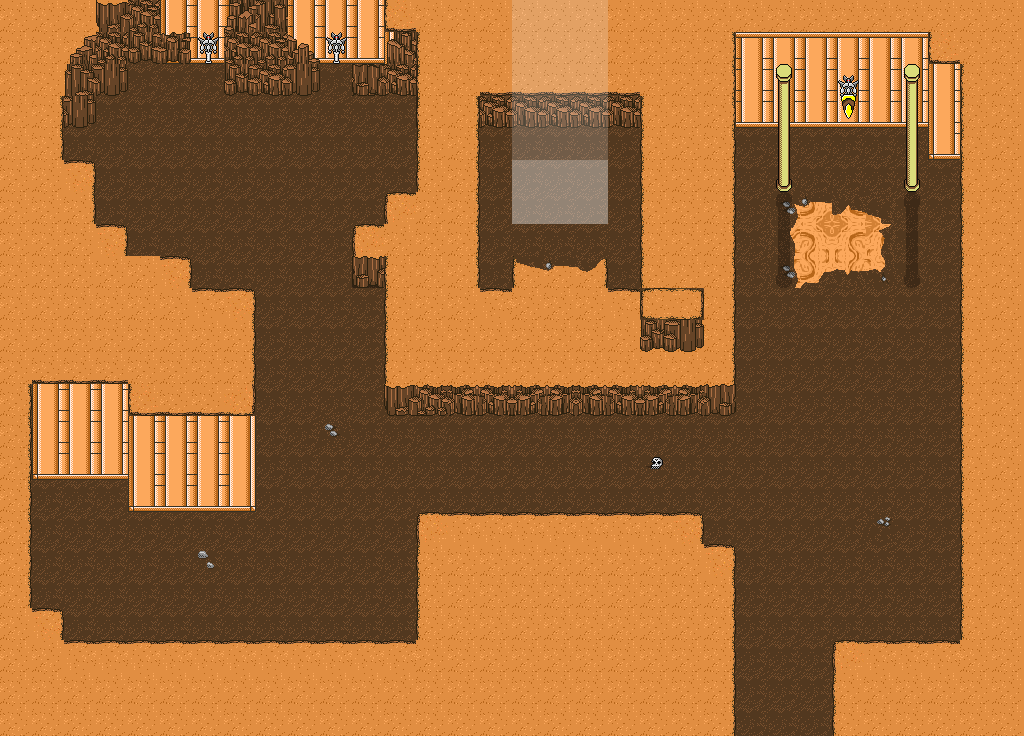

This game map was drawn from its Tiled (.tmx) file and the tilesets committed beside it. A one-line description and the trimmed map source follow:
An orthogonal 32x23 tile map with 32x32 px tiles, 10 tile layers (map, floor, background, background2, ...), 3 tilesets and 1 object (Door).

<map version="1.0" orientation="orthogonal" width="32" height="23" tilewidth="32" tileheight="32">
 <tileset firstgid="1" name="GoldenTempleTiles3" tilewidth="32" tileheight="32">
  <image source="../../img/tiles/GoldenTempleTiles3.png" width="320" height="512" />
 </tileset>
 <tileset firstgid="161" name="rock face fixed" tilewidth="32" tileheight="32">
  <image source="../../img/tiles/rock face fixed.png" width="512" height="32" />
 </tileset>
 <tileset firstgid="177" name="goldenstuff" tilewidth="32" tileheight="32">
  <image source="../../img/tiles/goldenstuff.png" width="288" height="224" />
 </tileset>
 <layer name="map" width="32" height="23">
  <data>[736 cells, 249 non-empty, 1 distinct tile ids]</data>
 </layer>
 <layer name="floor" width="32" height="23">
  <data>[736 cells, 736 non-empty, 14 distinct tile ids]</data>
 </layer>
 <layer name="background" width="32" height="23">
  <data>[736 cells, 8 non-empty, 8 distinct tile ids]</data>
 </layer>
 <layer name="background2" width="32" height="23">
  <data>[736 cells, 6 non-empty, 5 distinct tile ids]</data>
 </layer>
 <layer name="shadow" width="32" height="23">
  <data>[736 cells, 18 non-empty, 1 distinct tile ids]</data>
 </layer>
 <layer name="ceiling" width="32" height="23">
  <data>[736 cells, 392 non-empty, 12 distinct tile ids]</data>
 </layer>
 <layer name="walls" width="32" height="23">
  <data>[736 cells, 91 non-empty, 30 distinct tile ids]</data>
 </layer>
 <layer name="second wall" width="32" height="23">
  <data>[736 cells, 13 non-empty, 12 distinct tile ids]</data>
 </layer>
 <layer name="decoration" width="32" height="23">
  <data>[736 cells, 6 non-empty, 5 distinct tile ids]</data>
 </layer>
 <layer name="foreground" width="32" height="23">
  <data>[736 cells, 33 non-empty, 7 distinct tile ids]</data>
 </layer>
 <objectgroup name="objects">
  <object name="Door" x="736" y="704" width="96" height="32">
   <properties>
    <property name="to" value="earth2, 7, 2" />
   </properties>
  </object>
 </objectgroup>
</map>
